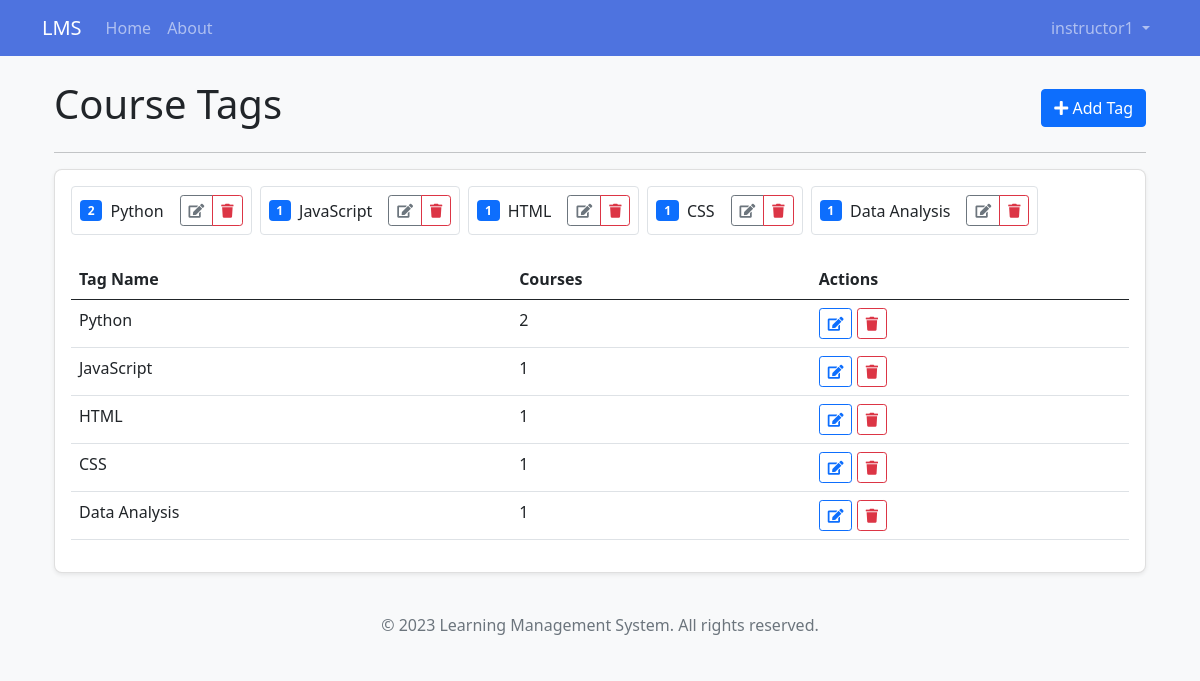
/instructor/tags (signed in), run on the app's committed database.
### app/models/user.py (models this page shows, shortened)
class User(db.Model, UserMixin):
    id = db.Column(db.Integer, primary_key=True)
    username = db.Column(db.String(50), unique=True, nullable=False)
    email = db.Column(db.String(120), unique=True, nullable=False)
    password = db.Column(db.String(60), nullable=False)
    first_name = db.Column(db.String(50), nullable=False)
    last_name = db.Column(db.String(50), nullable=False)
    role = db.Column(db.String(20), nullable=False)
    created_at = db.Column(db.DateTime, default=datetime.utcnow)
    last_login = db.Column(db.DateTime, nullable=True)
    is_active = db.Column(db.Boolean, default=True)
    is_email_verified = db.Column(db.Boolean, default=False)
    profile = db.relationship(
        'UserProfile', backref='user', uselist=False, cascade='all, delete-orphan')
    courses_teaching = db.relationship(
        'Course', backref='instructor', lazy=True)
    enrollments = db.relationship('Enrollment', backref='student', lazy=True)
    parent_of = db.relationship('ParentStudent',
                                foreign_keys='ParentStudent.parent_id',
                                backref='parent', lazy=True)

class CourseTag(db.Model):
    id = db.Column(db.Integer, primary_key=True)
    name = db.Column(db.String(30), nullable=False, unique=True)
    courses = db.relationship(
        'Course', secondary='course_tags', backref=db.backref('tags', lazy='dynamic'))

### app/routes/instructor.py (the view)
@instructor.route('/tags', methods=['GET'])
@login_required
@instructor_required
def tags():
    tags = CourseTag.query.all()
    return render_template('instructor/tags.html', tags=tags)

### app/models/user.py (called while the page is built)
@login_manager.user_loader
def load_user(user_id):
    return User.query.get(int(user_id))

### app/routes/instructor.py (called while the page is built)
def instructor_required(f):
    @wraps(f)
    def decorated_function(*args, **kwargs):
        if not current_user.is_authenticated or current_user.role != UserRole.INSTRUCTOR:
            flash('You do not have permission to access this page.', 'danger')
            return redirect(url_for('main.index'))
        return f(*args, **kwargs)
    return decorated_function

### app/templates/instructor/tags.html (shortened to what this page needs)
{% extends "base.html" %}
{% block content %}
<div class="container mt-4">
    <div class="d-flex justify-content-between align-items-center mb-3">
        <h1>Course Tags</h1>
        <button type="button" class="btn btn-primary" data-bs-toggle="modal" data-bs-target="#addTagModal">
            <i class="fas fa-plus"></i> Add Tag
        </button>
    </div>
    <hr>
    <div class="row">
        <div class="col-md-12">
            <div class="card">
                <div class="card-body">
                    {% if tags %}
                        <div class="d-flex flex-wrap gap-2 mb-4">
                            {% for tag in tags %}
                                <div class="tag-item p-2 border rounded d-flex align-items-center">
                                    <span class="badge bg-primary me-2">{{ tag.courses|length }}</span>
                                    <span class="me-2">{{ tag.name }}</span>
                                    <div class="btn-group btn-group-sm ms-2" role="group">
                                        <button type="button" class="btn btn-outline-secondary edit-tag"
                                                data-id="{{ tag.id }}"
                                                data-name="{{ tag.name }}"
                                                data-bs-toggle="modal" data-bs-target="#editTagModal">
                                            <i class="fas fa-edit"></i>
                                        </button>
                                        <button type="button" class="btn btn-outline-danger"
                                                data-bs-toggle="modal" data-bs-target="#deleteTagModal"
                                                data-id="{{ tag.id }}"
                                                data-name="{{ tag.name }}">
                                            <i class="fas fa-trash"></i>
                                        </button>
                                    </div>
                                </div>
                            {% endfor %}
                        </div>
                        <div class="table-responsive">
                            <table class="table table-hover">
                                <thead>
                                    <tr>
                                        <th>Tag Name</th>
                                        <th>Courses</th>
                                        <th>Actions</th>
                                    </tr>
                                </thead>
                                <tbody>
                                    {% for tag in tags %}
                                        <tr>
                                            <td>{{ tag.name }}</td>
                                            <td>{{ tag.courses|length }}</td>
                                            <td>
                                                <button type="button" class="btn btn-sm btn-outline-primary edit-tag"
                                                        data-id="{{ tag.id }}"
                                                        data-name="{{ tag.name }}"
                                                        data-bs-toggle="modal" data-bs-target="#editTagModal">
                                                    <i class="fas fa-edit"></i>
                                                </button>
                                                <button type="button" class="btn btn-sm btn-outline-danger"
                                                        data-bs-toggle="modal" data-bs-target="#deleteTagModal"
                                                        data-id="{{ tag.id }}"
                                                        data-name="{{ tag.name }}">
                                                    <i class="fas fa-trash"></i>
                                                </button>
                                            </td>
                                        </tr>
                                    {% endfor %}
                                </tbody>
                            </table>
                        </div>
                    {% else %}
                        <div class="alert alert-info">
                            <i class="fas fa-info-circle"></i> No tags found. Add your first tag to better organize and categorize your courses.
                        </div>
                    {% endif %}
                </div>
            </div>
        </div>
    </div>
</div>
{% endblock %}

### app/templates/base.html (shortened to what this page needs)
<!DOCTYPE html>
<html lang="en">
<head>
    <link href="https://cdn.jsdelivr.net/npm/bootstrap@5.1.0/dist/css/bootstrap.min.css" rel="stylesheet">
    <link rel="stylesheet" href="https://cdnjs.cloudflare.com/ajax/libs/font-awesome/5.15.4/css/all.min.css">
    <link rel="stylesheet" href="{{ url_for('static', filename='css/style.css') }}">
</head>
<body>
    <nav class="navbar navbar-expand-lg navbar-dark bg-primary">
        <div class="container">
            <a class="navbar-brand" href="{{ url_for('main.index') }}">LMS</a>
            <div class="collapse navbar-collapse" id="navbarNav">
                <ul class="navbar-nav me-auto">
                    <li class="nav-item">
                        <a class="nav-link" href="{{ url_for('main.index') }}">Home</a>
                    </li>
                    <li class="nav-item">
                        <a class="nav-link" href="{{ url_for('main.about') }}">About</a>
                    </li>
                </ul>
                <ul class="navbar-nav">
                    {% if current_user.is_authenticated %}
                        <li class="nav-item dropdown">
                            <a class="nav-link dropdown-toggle" href="#" id="navbarDropdown" role="button" data-bs-toggle="dropdown" aria-expanded="false">
                                {{ current_user.username }}
                            </a>
                        </li>
                    {% endif %}
                </ul>
            </div>
        </div>
    </nav>
    <div class="container mt-4">
        {% block content %}{% endblock %}
    </div>
    <footer class="footer mt-auto py-3 bg-light">
        <div class="container text-center">
            <span class="text-muted">&copy; 2023 Learning Management System. All rights reserved.</span>
        </div>
    </footer>
</body>
</html>

### app/static/css/style.css (style rules this page uses)
body { font-family: 'Segoe UI', Tahoma, Geneva, Verdana, sans-serif; background-color: #f8f9fa; }
.card { border-radius: 0.5rem; box-shadow: 0 0.125rem 0.25rem rgba(0, 0, 0, 0.075); margin-bottom: 1.5rem; }
.navbar-dark.bg-primary { background-color: #4e73df !important; }
.footer { position: relative; margin-top: 2rem; }
.badge { font-weight: 600; padding: 0.35em 0.65em; }

### data on the page
User: username "instructor1"
CourseTag: courses|length "2", name "Python"
CourseTag: courses|length "1", name "JavaScript"
CourseTag: courses|length "1", name "HTML"
CourseTag: courses|length "1", name "CSS"
CourseTag: courses|length "1", name "Data Analysis"
